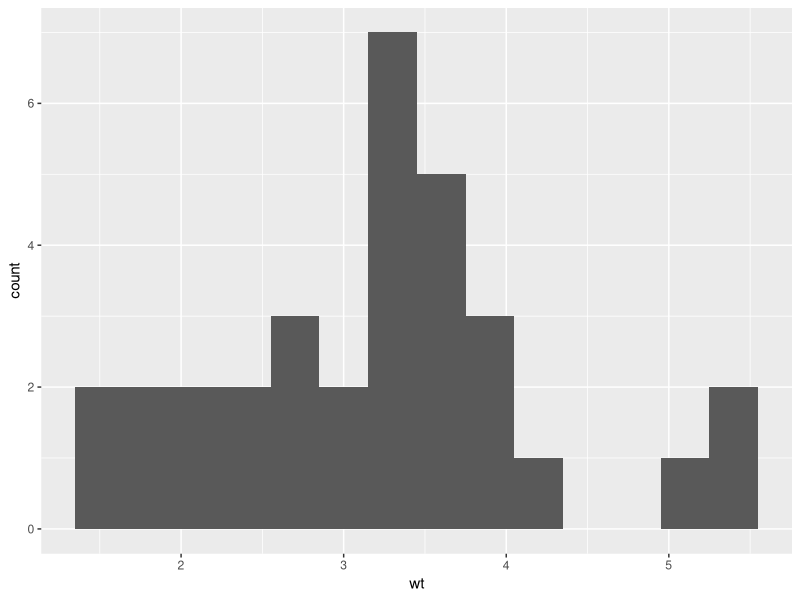

Write R code to recreate this figure.
## ---- chunk 1
#| label: "setup"
#| include: FALSE
knitr::opts_chunk$set(echo = TRUE,  eval = TRUE)
## ---- chunk 2
#| message: false
#| warning: false
library(tidyverse)
## ---- chunk 3
#| label: fig-1
#| fig-cap: "Histogram of speed"

# hist(mtcars$wt)
 
ggplot(mtcars, aes(x = wt)) +   geom_histogram(binwidth = 0.3)
